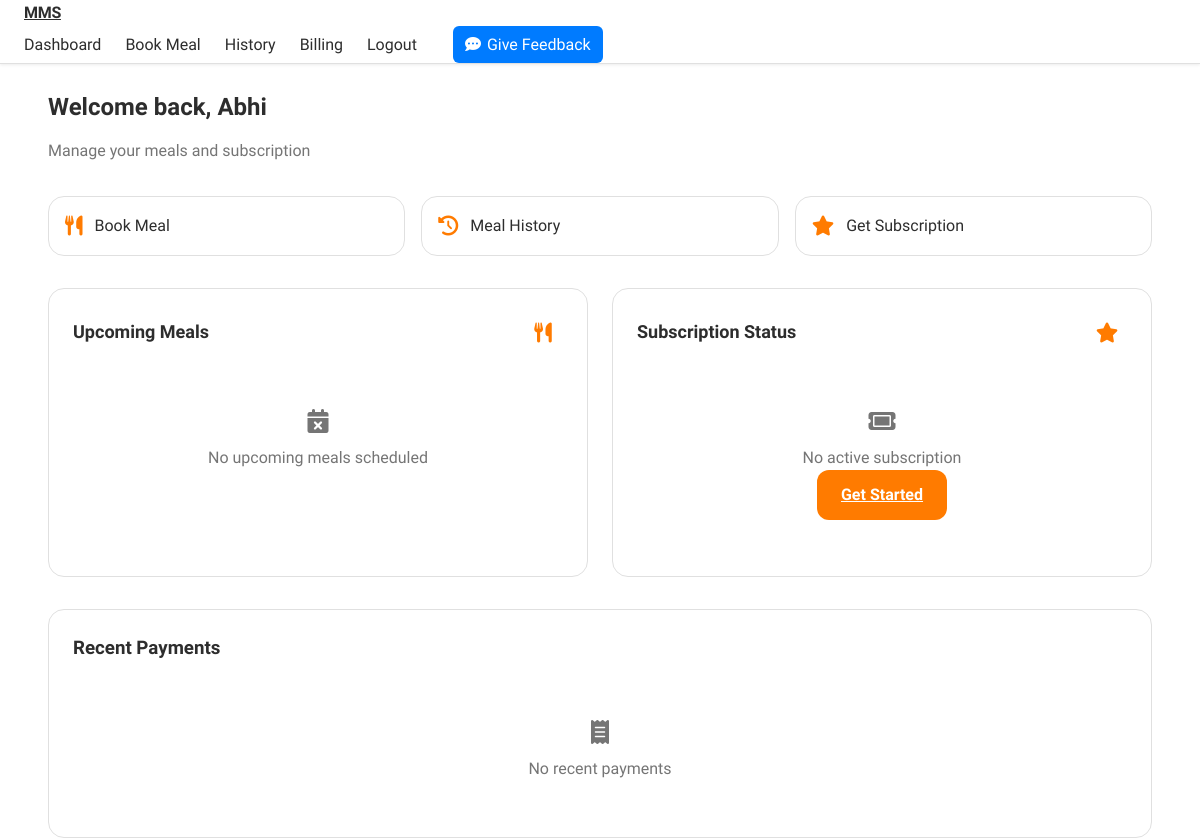
/dashboard (signed in), run on an earlier commit of the app's database.
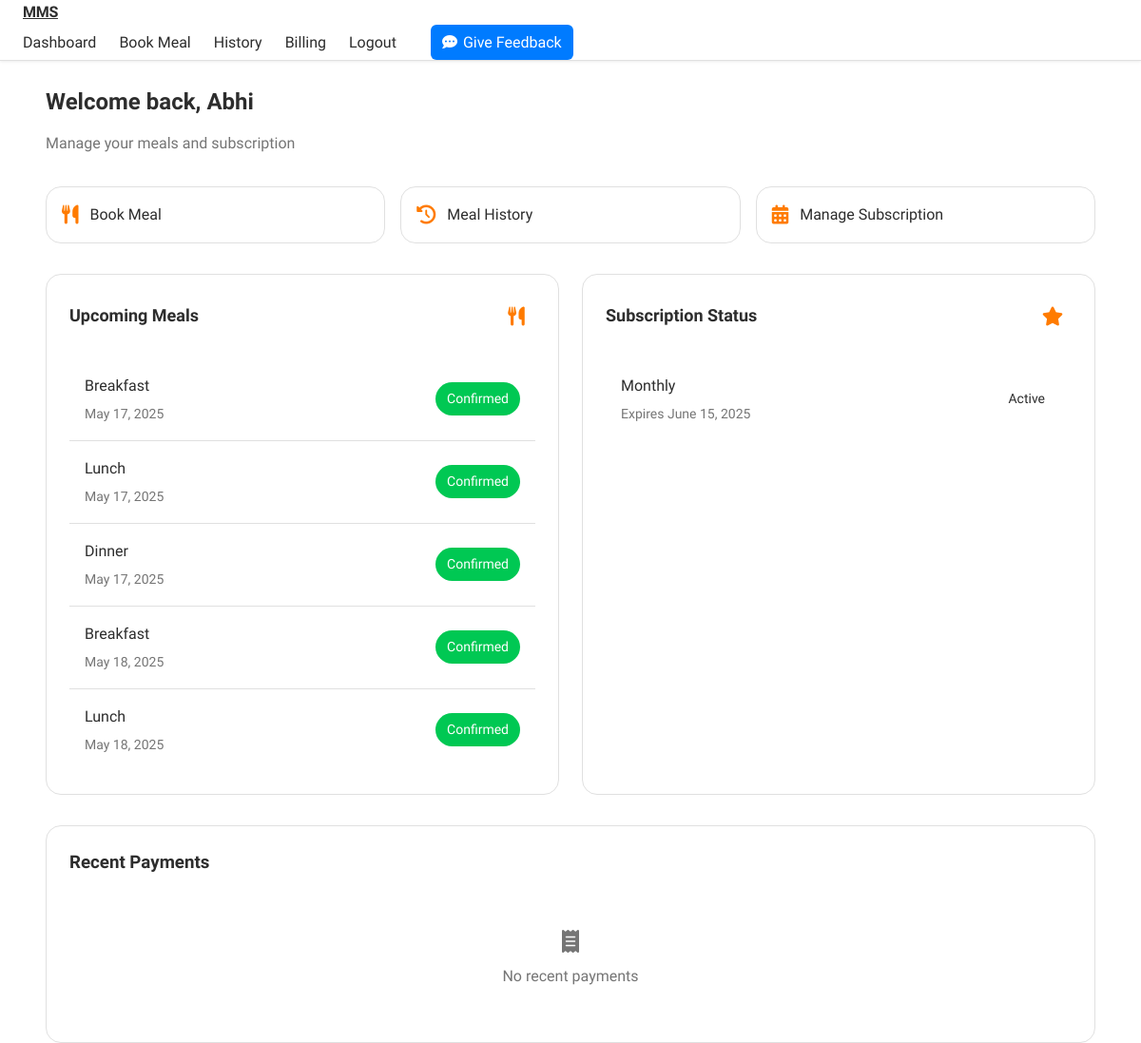
And on a later commit of the database.
### models.py (models this page shows, shortened)
class User(UserMixin, db.Model):
    __tablename__ = 'users'
    id = db.Column(db.Integer, primary_key=True)
    username = db.Column(db.String(80), unique=True, nullable=False)
    email = db.Column(db.String(120), unique=True, nullable=False)
    password_hash = db.Column(db.String(128))
    role = db.Column(db.String(20), default='student')
    created_at = db.Column(db.DateTime, default=datetime.utcnow)
    last_login = db.Column(db.DateTime)
    is_active = db.Column(db.Boolean, default=False)
    email_verified = db.Column(db.Boolean, default=False)
    meals = db.relationship('Meal', backref='user', lazy=True)
    subscriptions = db.relationship('Subscription', backref='user', lazy=True)
    payments = db.relationship('Payment', backref='user', lazy=True)

class Meal(db.Model):
    __tablename__ = 'meals'
    id = db.Column(db.Integer, primary_key=True)
    user_id = db.Column(db.Integer, db.ForeignKey('users.id'), nullable=False)
    meal_type = db.Column(db.String(20), nullable=False)  # breakfast, lunch, dinner
    meal_date = db.Column(db.DateTime, nullable=False)
    status = db.Column(db.String(20), default='pending')  # pending, confirmed, cancelled
    payment_status = db.Column(db.String(20), default='unpaid')  # unpaid, paid, refunded
    dietary_preferences = db.Column(db.String(200))
    created_at = db.Column(db.DateTime, default=datetime.utcnow)
    subscription_id = db.Column(db.Integer, db.ForeignKey('subscriptions.id'), nullable=True)

class Subscription(db.Model):
    __tablename__ = 'subscriptions'
    id = db.Column(db.Integer, primary_key=True)
    user_id = db.Column(db.Integer, db.ForeignKey('users.id'), nullable=False)
    plan_type = db.Column(db.String(20), nullable=False)  # weekly, monthly
    start_date = db.Column(db.DateTime, nullable=False)
    end_date = db.Column(db.DateTime, nullable=False)
    status = db.Column(db.String(20), default='active')  # active, expired, cancelled
    stripe_subscription_id = db.Column(db.String(100), unique=True)
    created_at = db.Column(db.DateTime, default=datetime.utcnow)
    meals = db.relationship('Meal', backref='subscription', lazy=True)

### routes/main.py (the view)
@main_bp.route('/dashboard')
@login_required
def dashboard():
    active_subscription = Subscription.query.filter(
        and_(
            Subscription.user_id == current_user.id,
            Subscription.status == 'active',
            Subscription.end_date > datetime.utcnow()
        )
    ).first()
    upcoming_meals = Meal.query.filter(
        and_(
            Meal.user_id == current_user.id,
            Meal.meal_date > datetime.utcnow(),
            Meal.status != 'cancelled'
        )
    ).order_by(Meal.meal_date).limit(5).all()
    recent_payments = Payment.query.filter_by(user_id=current_user.id)\
        .order_by(Payment.created_at.desc())\
        .limit(5)\
        .all()
    return render_template('main/dashboard.html',
                           subscription=active_subscription,
                           upcoming_meals=upcoming_meals,
                           recent_payments=recent_payments)

### app.py (called while the page is built)
@login_manager.user_loader
def load_user(user_id):
    return User.query.get(int(user_id))

@app.before_request
def before_request():
    if current_user.is_authenticated:
        current_user.last_login = datetime.utcnow()
        db.session.commit()

### templates/main/dashboard.html (shortened to what this page needs)
{% extends "base.html" %} {% block title %}Dashboard - ODMS{% endblock %}  {% block content %}
<div class="container">
  <div class="dashboard-header">
    <h1 class="dashboard-title">Welcome back, {{ current_user.username }}</h1>
    <p class="dashboard-subtitle">Manage your meals and subscription</p>
  </div>
  <div class="quick-actions">
    <a href="{{ url_for('main.meal_booking') }}" class="action-btn">
      <i class="fas fa-utensils"></i>
      <span>Book Meal</span>
    </a>
    <a href="{{ url_for('main.meal_history') }}" class="action-btn">
      <i class="fas fa-history"></i>
      <span>Meal History</span>
    </a>
    {% if subscription %}
    <a href="#" class="action-btn">
      <i class="fas fa-calendar-alt"></i>
      <span>Manage Subscription</span>
    </a>
    {% else %}
    <a
      href="{{ url_for('main.meal_booking') }}?type=subscription"
      class="action-btn"
    >
      <i class="fas fa-star"></i>
      <span>Get Subscription</span>
    </a>
    {% endif %}
  </div>
  <div class="dashboard-grid">
    <div class="dashboard-card">
      <div class="card-header">
        <h2 class="card-title">Upcoming Meals</h2>
        <div class="card-icon">
          <i class="fas fa-utensils"></i>
        </div>
      </div>
      {% if upcoming_meals %}
      <div class="list-container">
        {% for meal in upcoming_meals %}
        <div class="list-item">
          <div class="item-info">
            <span class="item-title">{{ meal.meal_type|title }}</span>
            <span class="item-subtitle"
              >{{ meal.meal_date.strftime('%B %d, %Y') }}</span
            >
          </div>
          <span class="status-badge status-{{ meal.status }}"
            >{{ meal.status|title }}</span
          >
        </div>
        {% endfor %}
      </div>
      {% else %}
      <div class="empty-state">
        <i class="fas fa-calendar-xmark"></i>
        <p>No upcoming meals scheduled</p>
      </div>
      {% endif %}
    </div>
    <div class="dashboard-card">
      <div class="card-header">
        <h2 class="card-title">Subscription Status</h2>
        <div class="card-icon">
          <i class="fas fa-star"></i>
        </div>
      </div>
      {% if subscription %}
      <div class="list-container">
        <div class="list-item">
          <div class="item-info">
            <span class="item-title">{{ subscription.plan_type|title }}</span>
            <span class="item-subtitle"
              >Expires {{ subscription.end_date.strftime('%B %d, %Y') }}</span
            >
          </div>
          <span class="status-badge status-{{ subscription.status }}"
            >{{ subscription.status|title }}</span
          >
        </div>
      </div>
      {% else %}
      <div class="empty-state">
        <i class="fas fa-ticket"></i>
        <p>No active subscription</p>
        <a
          href="{{ url_for('main.meal_booking') }}?type=subscription"
          class="btn btn-primary"
          >Get Started</a
        >
      </div>
      {% endif %}
    </div>
  </div>
  <div class="dashboard-card">
    <div class="card-header">
      <h3>Recent Payments</h3>
    </div>
    {% if recent_payments %}
    <div class="list">
      {% for payment in recent_payments %}
      <div class="list-item">
        <div class="item-info">
          <span class="item-title"
            >${{ "%.2f"|format(payment.amount/100) }}</span
          >
          <span class="item-subtitle"
            >{{ payment.created_at.strftime('%B %d, %Y') }}</span
          >
        </div>
        <span class="status-badge status-{{ payment.status }}"
          >{{ payment.status|title }}</span
        >
      </div>
      {% endfor %}
    </div>
    {% else %}
    <div class="empty-state">
      <i class="fas fa-receipt"></i>
      <p>No recent payments</p>
    </div>
    {% endif %}
  </div>
</div>
{% endblock %}

### templates/base.html (shortened to what this page needs)
<!DOCTYPE html>
<html lang="en">
  <head>
    <link
      rel="stylesheet"
      href="https://cdnjs.cloudflare.com/ajax/libs/font-awesome/6.0.0/css/all.min.css"
    />
    <link
      rel="stylesheet"
      href="{{ url_for('static', filename='css/apple.css') }}"
    />
  </head>
  <body>
    <nav class="navbar">
      <div class="container">
        <a href="{{ url_for('main.index') }}" class="heading">MMS</a>
        <div class="nav-links" role="navigation" aria-label="Main navigation">
          {% if current_user.is_authenticated %}
          <a href="{{ url_for('main.dashboard') }}" class="nav-link"
            >Dashboard</a
          >
          <a href="{{ url_for('main.meal_booking') }}" class="nav-link"
            >Book Meal</a
          >
          <a href="{{ url_for('main.meal_history') }}" class="nav-link"
            >History</a
          >
          <a
            href="{{ url_for('bill', user_id=current_user.id, plan_id=1) }}"
            class="nav-link"
            >Billing</a
          >
          <a href="{{ url_for('auth.logout') }}" class="nav-link">Logout</a>
          <a
            href="{{ url_for('main.feedback') }}"
            class="nav-link feedback-btn"
          >
            <i class="fas fa-comment-dots"></i>Give Feedback
          </a>
          {% else %}
          <a href="{{ url_for('auth.login') }}" class="nav-link">Login</a>
          <a href="{{ url_for('auth.register') }}" class="btn btn-primary"
            >Register</a
          >
          {% endif %}
        </div>
      </div>
    </nav>
    <div class="container">
       {% block content %}{% endblock %}
    </div>
  </body>
</html>

### static/css/apple.css (style rules this page uses)
:root { --primary-color: #ff7b00; --secondary-color: #4a4a4a; --success-color: #00c853; --danger-color: #ff3d00; --warning-color: #ffa000; --info-color: #00b0ff; --background: #ffffff; --card-background: #ffffff; --text-primary: #2d2d2d; --text-secondary: #757575; --border-color: #e0e0e0; --font-family: 'Inter', -apple-system, BlinkMacSystemFont, sans-serif; --font-size-xs: 0.75rem; --font-size-sm: 0.875rem; --font-size-base: 1rem; --font-size-lg: 1.125rem; --font-size-xl: 1.25rem; --font-size-2xl: 1.5rem; --spacing-xs: 0.375rem; --spacing-sm: 0.75rem; --spacing-md: 1rem; --spacing-lg: 1.5rem; --spacing-xl: 2rem; --nav-height: 64px; --container-max-width: 1280px; --border-radius-sm: 8px; --border-radius-md: 12px; --border-radius-lg: 16px; --border-radius-full: 9999px; }
body { background-color: var(--background); font-family: var(--font-family); -webkit-font-smoothing: antialiased; -moz-osx-font-smoothing: grayscale; line-height: 1.6; color: var(--text-primary); }
.container { max-width: var(--container-max-width); margin: 0 auto; padding: 0 var(--spacing-lg); }
.navbar { background: rgba(255, 255, 255, 0.8); backdrop-filter: saturate(180%) blur(20px); -webkit-backdrop-filter: saturate(180%) blur(20px); box-shadow: 0 1px 3px rgba(0,0,0,0.08); position: fixed; width: 100%; top: 0; z-index: 1000; border-bottom: 1px solid var(--border-color); }
.nav-links { display: flex; align-items: center; gap: var(--spacing-lg); }
.nav-link { color: var(--text-primary); text-decoration: none; font-weight: 500; font-size: var(--font-size-base); transition: color 0.2s ease; position: relative; }
.nav-link::after { content: ''; position: absolute; width: 100%; height: 2px; bottom: -4px; left: 0; background-color: var(--primary-color); transform: scaleX(0); transition: transform 0.2s ease; }
.status-badge { padding: var(--spacing-xs) var(--spacing-sm); border-radius: var(--border-radius-full); font-size: var(--font-size-sm); font-weight: 600; }
.status-confirmed { background: var(--success-color); color: white; }
.list-item { display: flex; justify-content: space-between; align-items: center; padding: var(--spacing-md); border-bottom: 1px solid var(--border-color); transition: background-color 0.2s ease; }
.list-item:last-child { border-bottom: none; }
.heading { font-weight: 700; letter-spacing: -0.02em; color: var(--text-primary); }

### templates/base.html (style rules this page uses)
* { margin: 0; padding: 0; box-sizing: border-box; }
body { font-family: "SF Pro Display", -apple-system, BlinkMacSystemFont, sans-serif; padding-top: calc(var(--nav-height) + var(--spacing-lg)); min-height: 100vh; background: var(--background); color: var(--text-primary); }
.container { max-width: var(--container-max-width); margin: 0 auto; padding: 0 var(--spacing-lg); }
.nav-link.feedback-btn { margin-left: 12px; padding: 6px 12px; background-color: #007bff; color: white !important; border-radius: 6px; font-weight: 500; text-decoration: none; display: inline-flex; align-items: center; gap: 6px; transition: background-color 0.3s ease; }

What changed in the data, as far as the page shows it:
added Meal: meal_type "Breakfast", meal_date "May 17, 2025", status "Confirmed"
added Meal: meal_type "Lunch", meal_date "May 17, 2025", status "Confirmed"
added Meal: meal_type "Dinner", meal_date "May 17, 2025", status "Confirmed"
added Meal: meal_type "Breakfast", meal_date "May 18, 2025", status "Confirmed"
added Meal: meal_type "Lunch", meal_date "May 18, 2025", status "Confirmed"
added Subscription: plan_type "Monthly", end_date "June 15, 2025", status "Active"
Also different on the page:
text no longer shown: "Get Subscription No upcoming meals scheduled No active subscription Get Started"
text now shown: "Manage Subscription Expires"
